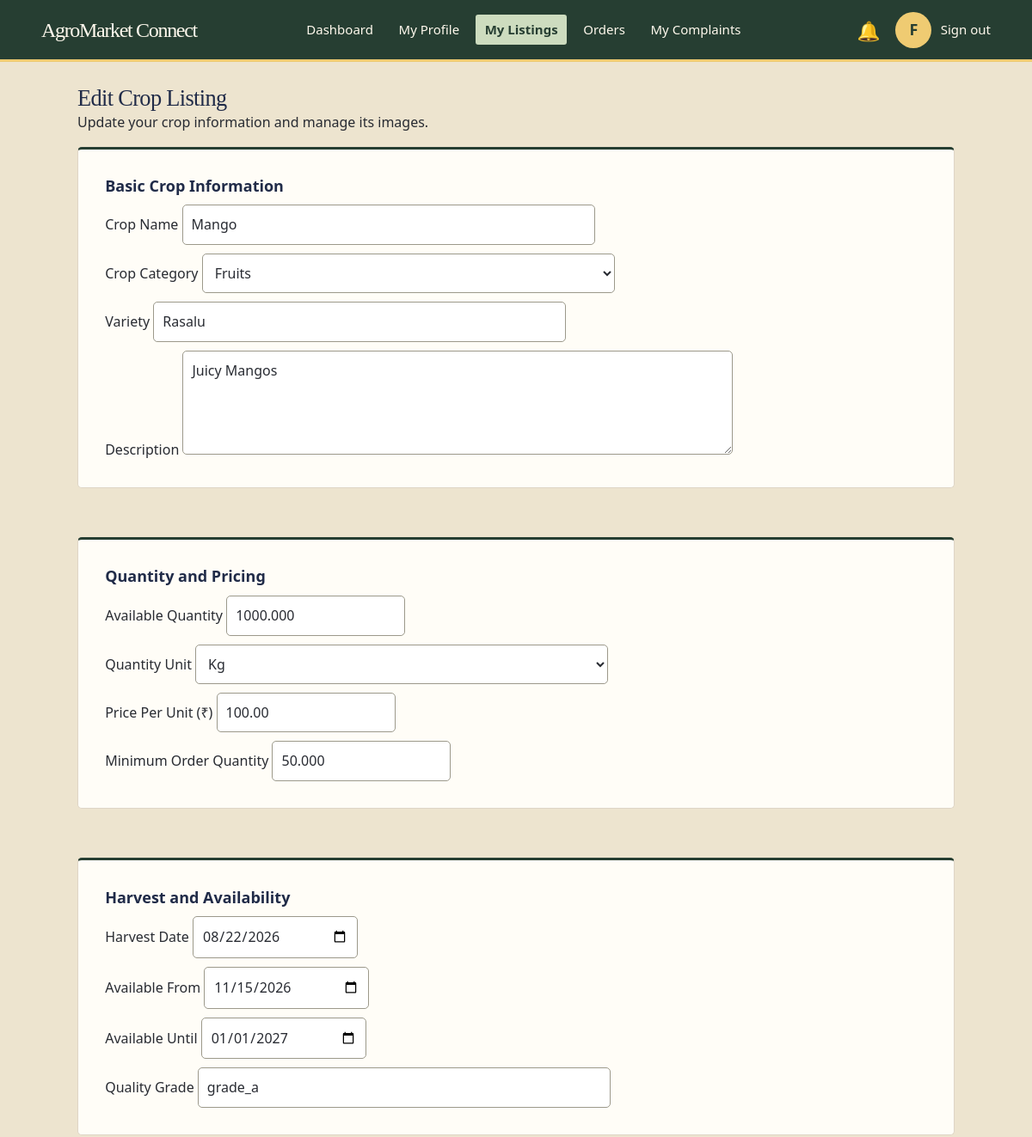
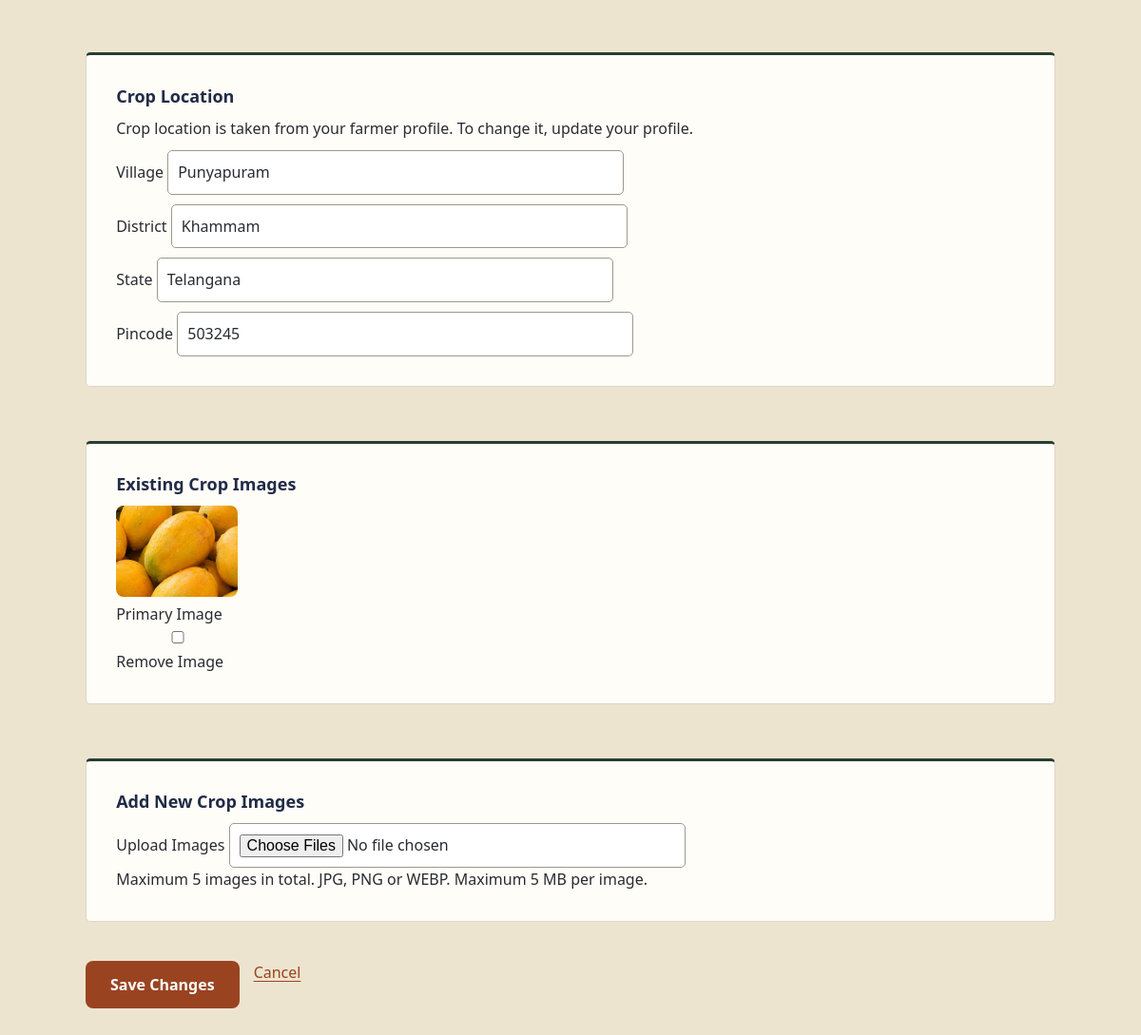
/farmer/edit_crop.php?id=2 (signed in), run on the app's committed database (2 pictures, top to bottom).
### tables this page shows
CREATE TABLE `users` (
    `user_id` bigint(20) UNSIGNED NOT NULL,
    `role` enum('admin', 'farmer', 'buyer') NOT NULL,
    `full_name` varchar(100) NOT NULL,
    `email` varchar(150) DEFAULT NULL,
    `mobile` varchar(15) DEFAULT NULL,
    `password_hash` varchar(255) NOT NULL,
    `account_status` enum(
        'pending',
        'active',
        'suspended',
        'closed'
    ) NOT NULL DEFAULT 'pending',
    `email_verified_at` datetime DEFAULT NULL,
    `mobile_verified_at` datetime DEFAULT NULL,
    `last_login_at` datetime DEFAULT NULL,
    `created_at` datetime NOT NULL DEFAULT current_timestamp(),
    `updated_at` datetime NOT NULL DEFAULT current_timestamp(),
    `token` varchar(64) DEFAULT NULL,
    `username` varchar(50) NOT NULL,
    `last_login` datetime DEFAULT NULL
);

CREATE TABLE `crop_listings` (
    `listing_id` bigint(20) UNSIGNED NOT NULL,
    `farmer_id` bigint(20) UNSIGNED NOT NULL,
    `category_id` int(10) UNSIGNED NOT NULL,
    `crop_name` varchar(120) NOT NULL,
    `variety` varchar(120) DEFAULT NULL,
    `description` text DEFAULT NULL,
    `quantity_available` decimal(12, 3) NOT NULL,
    `quantity_unit` varchar(20) NOT NULL,
    `price_per_unit` decimal(12, 2) NOT NULL,
    `minimum_order_quantity` decimal(12, 3) DEFAULT NULL,
    `quality_grade` varchar(50) DEFAULT NULL,
    `harvest_date` date DEFAULT NULL,
    `available_from` date DEFAULT NULL,
    `available_until` date DEFAULT NULL,
    `listing_status` enum(
        'available',
        'paused',
        'sold_out',
        'removed'
    ) NOT NULL DEFAULT 'available',
    `created_at` datetime DEFAULT current_timestamp(),
    `updated_at` datetime DEFAULT current_timestamp() ON UPDATE current_timestamp()
);

CREATE TABLE `crop_categories` (
    `category_id` int(10) UNSIGNED NOT NULL,
    `category_name` varchar(100) NOT NULL,
    `description` text DEFAULT NULL,
    `is_active` tinyint(1) NOT NULL DEFAULT 1,
    `created_at` datetime DEFAULT current_timestamp()
);

CREATE TABLE `farmer_profiles` (
    `farmer_id` bigint(20) UNSIGNED NOT NULL,
    `farm_name` varchar(150) DEFAULT NULL,
    `farm_description` text DEFAULT NULL,
    `address_line` varchar(255) NOT NULL,
    `village` varchar(100) NOT NULL,
    `district` varchar(100) NOT NULL,
    `state` varchar(100) NOT NULL,
    `pincode` varchar(10) NOT NULL,
    `profile_image` varchar(255) DEFAULT NULL,
    `verification_status` enum(
        'pending',
        'verified',
        'rejected'
    ) NOT NULL DEFAULT 'pending',
    `verified_by` bigint(20) DEFAULT NULL,
    `verified_at` datetime DEFAULT NULL,
    `created_at` datetime NOT NULL DEFAULT current_timestamp(),
    `updated_at` datetime NOT NULL DEFAULT current_timestamp(),
    `land_size` decimal(10, 2) DEFAULT NULL,
    `dob` date DEFAULT NULL,
    `gender` enum('Male', 'Female', 'Other') DEFAULT NULL,
    `primary_crops` text DEFAULT NULL,
    `experience` int(10) UNSIGNED DEFAULT NULL
);

CREATE TABLE `listing_images` (
    `image_id` bigint(20) UNSIGNED NOT NULL,
    `listing_id` bigint(20) UNSIGNED NOT NULL,
    `image_path` varchar(255) NOT NULL,
    `alt_text` varchar(150) DEFAULT NULL,
    `is_primary` tinyint(1) NOT NULL DEFAULT 0,
    `sort_order` int(11) NOT NULL DEFAULT 0,
    `created_at` datetime DEFAULT current_timestamp()
);

### farmer/edit_crop.php (the view, shortened to what the rows shown need)
<?php
    require_once __DIR__ . "/../config/db.php";
    require_once __DIR__ . "/../includes/html.php";
    $farmerId = (int) $_SESSION['user_id'];
    $listingId = filter_input(INPUT_GET, 'id', FILTER_VALIDATE_INT);
    $stmt = $link->prepare("
    SELECT full_name, email, mobile
    FROM users
    WHERE user_id = ? AND role = 'farmer'
");
    $stmt->bind_param("i", $farmerId);
    $stmt->execute();
    $farmer = $stmt->get_result()->fetch_assoc();
    $stmt = $link->prepare("
    SELECT *
    FROM crop_listings
    WHERE listing_id = ? AND farmer_id = ?
      AND listing_status != 'removed'
");
    $stmt->bind_param("ii", $listingId, $farmerId);
    $stmt->execute();
    $crop = $stmt->get_result()->fetch_assoc();
    $stmt = $link->prepare("
    SELECT category_id, category_name
    FROM crop_categories
    WHERE is_active = 1 OR category_id = ?
    ORDER BY category_name
");
    $stmt->bind_param("i", $crop['category_id']);
    $stmt->execute();
    $categories = $stmt->get_result()->fetch_all(MYSQLI_ASSOC);
    function getListingImages($link, $listingId)
    {
    $stmt = $link->prepare("
        SELECT image_id, image_path, alt_text, is_primary
        FROM listing_images
        WHERE listing_id = ?
        ORDER BY is_primary DESC, sort_order ASC, image_id ASC
    ");
    $stmt->bind_param("i", $listingId);
    $stmt->execute();
    $images = $stmt->get_result()->fetch_all(MYSQLI_ASSOC);
    return $images;
    }
    $images = getListingImages($link, $listingId);
    $form = [
    'crop_name'              => $crop['crop_name'],
    'category_id'            => $crop['category_id'],
    'variety'                => $crop['variety'],
    'description'            => $crop['description'],
    'quantity'               => $crop['quantity_available'],
    'unit'                   => $crop['quantity_unit'],
    'price'                  => $crop['price_per_unit'],
    'minimum_order_quantity' => $crop['minimum_order_quantity'],
    'quality'                => $crop['quality_grade'],
    'harvest_date'           => $crop['harvest_date'],
    'available_from'         => $crop['available_from'],
    'available_until'        => $crop['available_until'],
    ];
    $images = getListingImages($link, $listingId);
?>
<!DOCTYPE html>
<html lang="en">
<head>
    <link rel="stylesheet" href="farmer.css">
</head>
<body>
    <?php
        $headerFarmer = $farmer;
        require __DIR__ . "/includes/header.php";
    ?>
    <main class="add-crop-container">
        <h2>Edit Crop Listing</h2>
        <form method="POST" enctype="multipart/form-data">
            <section>
                <div class="form-group">
                    <label for="crop_name">Crop Name</label>
                    <input
                        type="text"
                        id="crop_name"
                        name="crop_name"
                        maxlength="120"
                        value="<?php echo e($form['crop_name']) ?>"
                        required
                    >
                </div>
                <div class="form-group">
                    <label for="category_id">Crop Category</label>
                    <select id="category_id" name="category_id" required>
                        <?php foreach ($categories as $category): ?>
                            <option
                                value="<?php echo (int) $category['category_id'] ?>"
                                <?php echo (int) $form['category_id'] === (int) $category['category_id'] ? 'selected' : '' ?>
                            >
                                <?php echo e($category['category_name']) ?>
                            </option>
                        <?php endforeach; ?>
                    </select>
                </div>
                <div class="form-group">
                    <label for="variety">Variety</label>
                    <input
                        type="text"
                        id="variety"
                        name="variety"
                        maxlength="120"
                        value="<?php echo e($form['variety']) ?>"
                    >
                </div>
                <div class="form-group">
                    <label for="description">Description</label>
                    <textarea
                        id="description"
                        name="description"
                        rows="4"
                    ><?php echo e($form['description']) ?></textarea>
                </div>
            </section>
            <section>
                <div class="form-group">
                    <label for="quantity">Available Quantity</label>
                    <input
                        type="number"
                        id="quantity"
                        name="quantity"
                        step="0.001"
                        min="0.001"
                        value="<?php echo e($form['quantity']) ?>"
                        required
                    >
                </div>
                <div class="form-group">
                    <label for="unit">Quantity Unit</label>
                    <select id="unit" name="unit" required>
                        <?php
                            $units = ['kg', 'quintal', 'ton', 'litre', 'piece', 'dozen'];
                        ?>
                        <?php foreach ($units as $unit): ?>
                            <option
                                value="<?php echo e($unit) ?>"
                                <?php echo $form['unit'] === $unit ? 'selected' : '' ?>
                            >
                                <?php echo e(ucfirst($unit)) ?>
                            </option>
                        <?php endforeach; ?>
                    </select>
                </div>
                <div class="form-group">
                    <label for="price">Price Per Unit (₹)</label>
                    <input
                        type="number"
                        id="price"
                        name="price"
                        step="0.01"
                        min="0.01"
                        value="<?php echo e($form['price']) ?>"
                        required
                    >
                </div>
                <div class="form-group">
                    <label for="minimum_order_quantity">
                        Minimum Order Quantity
                    </label>
                    <input
                        type="number"
                        id="minimum_order_quantity"
                        name="minimum_order_quantity"
                        step="0.001"
                        min="0.001"
                        value="<?php echo e($form['minimum_order_quantity']) ?>"
                    >
                </div>
            </section>
            <section>
                <div class="form-group">
                    <label for="harvest_date">Harvest Date</label>
                    <input
                        type="date"
                        id="harvest_date"
                        name="harvest_date"
                        value="<?php echo e($form['harvest_date']) ?>"
                    >
                </div>
                <div class="form-group">
                    <label for="available_from">Available From</label>
                    <input
                        type="date"
                        id="available_from"
                        name="available_from"
                        value="<?php echo e($form['available_from']) ?>"
                    >
                </div>
                <div class="form-group">
                    <label for="available_until">Available Until</label>
                    <input
                        type="date"
                        id="available_until"
                        name="available_until"
                        value="<?php echo e($form['available_until']) ?>"
                    >
                </div>
                <div class="form-group">
                    <label for="quality">Quality Grade</label>
                    <input
                        type="text"
                        id="quality"
                        name="quality"
                        maxlength="50"
                        value="<?php echo e($form['quality']) ?>"
                    >
                </div>
            </section>
            <section>
                <?php
                    $locationStmt = $link->prepare("
                    SELECT village, district, state, pincode
                    FROM farmer_profiles
                    WHERE farmer_id = ?
                ");
                    $locationStmt->bind_param("i", $farmerId);
                    $locationStmt->execute();
                    $location = $locationStmt->get_result()->fetch_assoc();
                ?>
                <div class="form-group">
                    <label>Village</label>
                    <input type="text" value="<?php echo e($location['village'] ?? '') ?>" readonly>
                </div>
                <div class="form-group">
                    <label>District</label>
                    <input type="text" value="<?php echo e($location['district'] ?? '') ?>" readonly>
                </div>
                <div class="form-group">
                    <label>State</label>
                    <input type="text" value="<?php echo e($location['state'] ?? '') ?>" readonly>
                </div>
                <div class="form-group">
                    <label>Pincode</label>
                    <input type="text" value="<?php echo e($location['pincode'] ?? '') ?>" readonly>
                </div>
            </section>
            <section>
                <?php if ($images): ?>
                    <div class="existing-images">
                        <?php foreach ($images as $image): ?>
                            <div class="existing-image">
                                <img
                                    src="../<?php echo e($image['image_path']) ?>"
                                    alt="<?php echo e($image['alt_text'] ?? 'Crop image') ?>"
                                    width="130"
                                >
                                <?php if ($image['is_primary']): ?>
                                    <p>Primary Image</p>
                                <?php endif; ?>
                                <label>
                                    <input
                                        type="checkbox"
                                        name="remove_images[]"
                                        value="<?php echo (int) $image['image_id'] ?>"
                                    >
                                    Remove Image
                                </label>
                            </div>
                        <?php endforeach; ?>
                    </div>
                <?php else: ?>
                    <p>No images uploaded for this crop.</p>
                <?php endif; ?>
            </section>
        </form>
    </main>
</body>
</html>

### includes/portal-header.php (shortened to what the rows shown need)
<?php
require_once __DIR__ . "/html.php";
require_once __DIR__ . "/notifications.php";
$headerName = $headerUser['full_name'] ?? $_SESSION['full_name'] ?? ucfirst($headerRole);
$headerInitial = strtoupper(substr(trim($headerName), 0, 1)) ?: strtoupper($headerRole[0]);
?>
<header class="<?= e($headerRole) ?>-header">
    <div class="header-left">
        <h2>AgroMarket Connect</h2>
    </div>
    <div class="header-right">
        <div class="profile-menu">
            <button type="button" class="profile-avatar" id="profileToggle"
                    aria-label="Open profile details" aria-expanded="false" aria-controls="profilePopup">
                <?= e($headerInitial) ?>
            </button>
        </div>
    </div>
</header>

### data on the page
users: full_name "F"
crop_listings: crop_name "Mango", category_id "Fruits", variety "Rasalu", description "Juicy Mangos", quantity "1000.000", unit "Kg", price "100.00", minimum_order_quantity "50.000", harvest_date "08/22/2026", available_from "11/15/2026", available_until "01/01/2027", quality "grade_a"
farmer_profiles: village "Punyapuram", district "Khammam", state "Telangana", pincode "503245"
listing_images: image_path (picture), is_primary "Primary Image"
